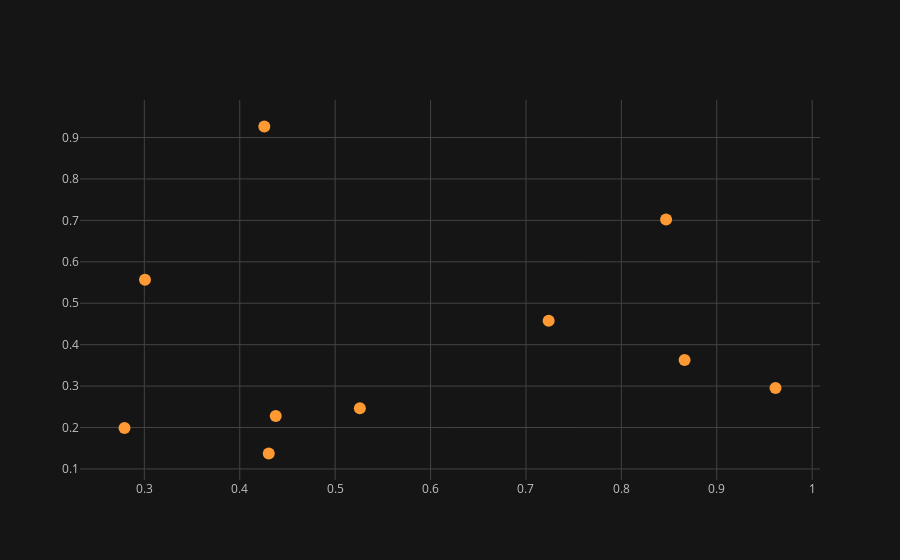

Write notebook code for a chart like this one.
### Code cell
df.iplot(x ='a',y='b',mode='markers')

### Figure 1 — Plotly figure (JSON) as saved in the notebook; plotly's stock layout.template omitted (floating-point values rounded to 4 significant figures)
{"data": [{"line": {"color": "rgba(255, 153, 51, 1.0)", "dash": "solid", "shape": "linear", "width": 1.3}, "marker": {"size": 12, "symbol": "circle"}, "mode": "markers", "name": "b", "text": "", "type": "scatter", "x": [0.8469, 0.3007, 0.2792, 0.5259, 0.4304, 0.9616, 0.4257, 0.8663, 0.7238, 0.4377], "y": [0.7022, 0.5569, 0.1988, 0.2464, 0.1373, 0.2952, 0.9266, 0.3627, 0.4576, 0.2277]}], "layout": {"legend": {"bgcolor": "#151516", "font": {"color": "#D9D9D9"}}, "paper_bgcolor": "#151516", "plot_bgcolor": "#151516", "title": {"font": {"color": "#D9D9D9"}}, "xaxis": {"gridcolor": "#434343", "showgrid": true, "tickfont": {"color": "#C2C2C2"}, "title": {"font": {"color": "#D9D9D9"}, "text": ""}, "zerolinecolor": "#666570"}, "yaxis": {"gridcolor": "#434343", "showgrid": true, "tickfont": {"color": "#C2C2C2"}, "title": {"font": {"color": "#D9D9D9"}, "text": ""}, "zerolinecolor": "#666570"}}}
